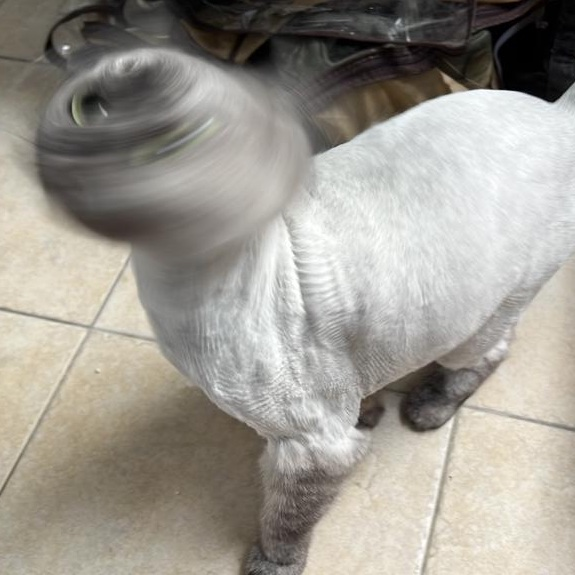
#> input picture Drillocato.jpg, 575 x 575 px
$ jupyter execute HW1.ipynb
#> lines starting #> are read from the running program, lines starting #| are printed output that depends on the picture
# HW1

By:
1. Roni Roitbord (313575599)
2. Lior Yaacov Ben Ezra (__YOUR ID__)

### 1. Quantization

[cell 1]
from PIL import Image, ImageOps
import matplotlib.pyplot as plt
import numpy as np

[cell 2]
og_image = Image.open("./Drillocato.jpg")
#> og_image is the input picture: PIL image 575x575 RGB; mean R, G, B 158.4, 154.4, 146.3
gray_image = ImageOps.grayscale(og_image)
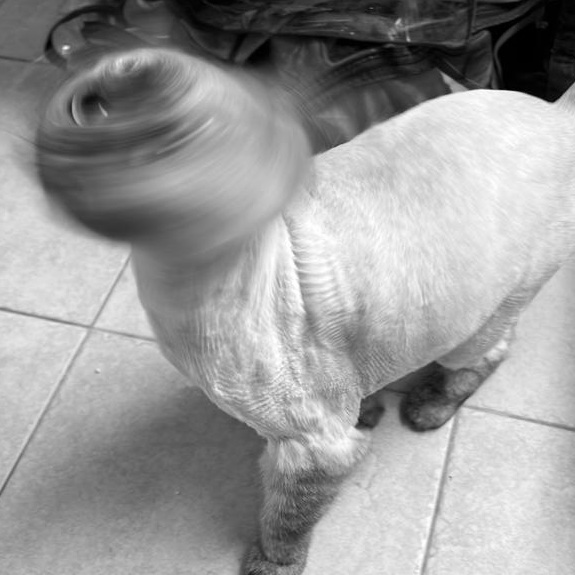
#> gray_image: PIL image 575x575 L; min 0, max 255, mean 154.7
gray_image = gray_image.resize((300,300))
#> gray_image: PIL image 300x300 L
gray_image_arr = np.reshape(gray_image, gray_image.size[0] * gray_image.size[1])
display(gray_image)

### 1:
We would like to estimate the probability density function (pdf) of the gray levels
in the image using the image histogram. If the histogram seems too uniform, please
pick another image with a non-uniform distribution.

[cell 3]
def calc_greyscale_hist(image):
    plt.plot(1,2)
    hist,bin = np.histogram(image,256,[0,255])
#> hist = 256 values, max 1056 at index 215, min 9 at index 255, mean 351.6; bin = 257 values from 0 to 255
    plt.xlim([0,255])
    plt.plot(hist)
    plt.title("Image's PDF histogram")
    plt.show()
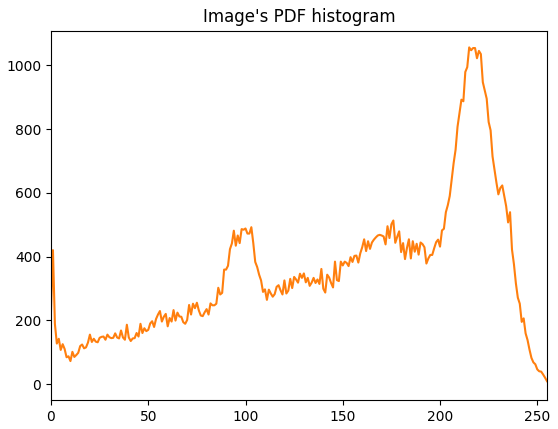
#> figure drawn by matplotlib, 1 panel; curve peaks at x = 215, y = 1056

calc_greyscale_hist(gray_image)

We can see that the histogram does not represents a uniform distribution.

### 2:
 Apply uniform quantization on the image using b bits per pixel.
    a. Show the MSE as a function of the bit-budget b for b = 1, ..., 8.
    b. Plot the decision and representation levels for representative b values.

[cell 4]
def uniform_quntizer(image_arr, bit):
    delta = (image_arr.max() - image_arr.min())/(2**bit)
    #Scaling
    unbiased_quantized_array = (np.floor((image_arr - image_arr.min())/delta)+0.5)*delta
    #biasing
    quantized_array = unbiased_quantized_array + image_arr.min()
    return quantized_array

#Calculte the MSE
def mse_on_grayscale(mse_array):
    bits = range(0,8)
    for i in bits:
        mse_array.append(np.mean((gray_image_arr - uniform_quntizer(gray_image_arr, i+1))**2))
#> this loop made 8 passes
#> delta in uniform_quntizer on passes 1 to 8: 127.5, 63.75, 31.88, 15.94, 7.97, 3.98, 1.99, 0.996
#> after the loop, mse_array = [1136.6, 276.3, 88.64, 21.33, 5.33, 1.32, 0.323, 0.0746]
    plt.plot(bits, mse_array)
    plt.title("MSE as a function of the bit-budget b")
    plt.xlabel("b")
    plt.ylabel("MSE")

[cell 5]
# [4 lines of commented-out code are left out]
mse_arr = []
mse_on_grayscale(mse_arr)
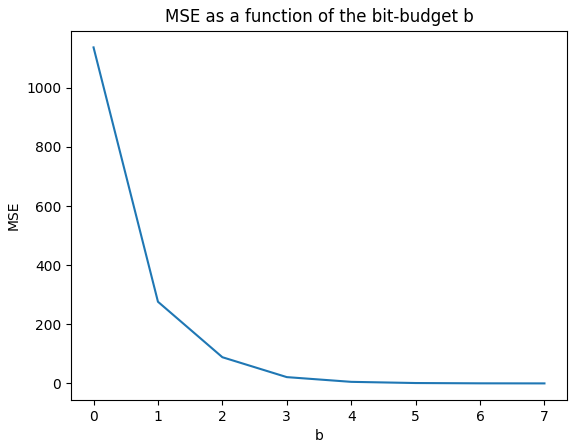
#> figure drawn by matplotlib, 1 panel

[cell 6]
def get_levels(image_array, bit) :
    power_of_b = 2**bit
    decisions, representations = [],[]
    delta = (image_array.max() - image_array.min())/(power_of_b)
    for i in range(power_of_b+1) :
        decisions.append(image_array.min() + delta*i)
        if i != power_of_b-1:
            representations.append(image_array.min() + delta*(i+0.5))
    return decisions, representations

[cell 7]
fig, axs = plt.subplots(8,2, figsize=(15, 65))
fig.subplots_adjust(hspace=0.2)
#fig.suptitle(title, fontsize=16, y=1.05)
axs = np.ravel(axs)

for i in range(8) :
    decisions, representations = get_levels(gray_image_arr, i+1)

    axs[2*i].plot(decisions, "o")
    axs[2*i].set_title(f"{i+1}-bit decision levels")
    axs[2*i].set_xlabel("index")
    axs[2*i].set_ylabel("values")

    axs[2*i+1].plot(representations, "o")
    axs[2*i+1].set_title(f"{i+1}-bit representation levels")
    axs[2*i+1].set_xlabel("index")
    axs[2*i+1].set_ylabel("values")
#> this loop made 8 passes
#> (delta in get_levels, decisions, representations) on passes 1 to 3: (127.5, [0, 127.5, 255], [63.75, 318.8]), (63.75, [0, 63.75, 127.5, 191.2, 255], [31.88, 95.62, 159.4, 286.9]), (31.88, [0, 31.88, 63.75, 95.62, 127.5, 159.4, 191.2, 223.1, 255], [15.94, 47.81, 79.69, 111.6, 143.4, 175.3, 207.2, 270.9])
plt.show()
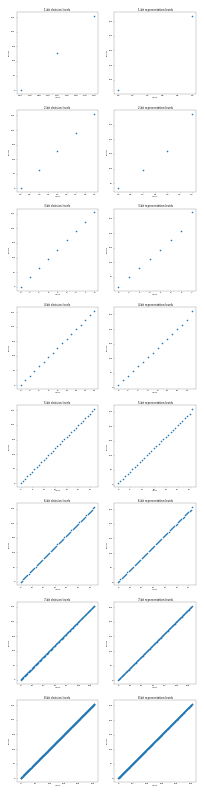
#> figure drawn by matplotlib, 16 panels; panel 7: curve peaks at x = 16, y = 255; panel 8: curve peaks at x = 15, y = 263; panel 9: curve peaks at x = 32, y = 255; panel 10: curve peaks at x = 31, y = 259

### 3:

Implement the Max-Lloyd algorithm. This should be a function taking as input
a histogram pdf, a vector of initial decision levels, and a small value ε > 0 for
convergence tolerance. The function should return the converged decision levels and
the converged representation levels. In order to handle numerical approximations,
we use ε as a stopping condition: when the MSE improves by less than ε we stop the
algorithm.

[cell 8]
def calculate_decision(representations, decisions):
    for i in range(len(decisions) - 2):
        decisions[i+1] = (representations[i] + representations[i+1]) / 2
    return decisions

def calculate_representation(hist, decisions):
    num_decisions = len(decisions)
    x_px = np.array([x * hist[x] for x in range(hist.size)])
    representations = np.zeros(num_decisions - 1)
    for i in range(num_decisions-1):
        low_bound = np.ceil(decisions[i])
        high_bound = np.ceil(decisions[i + 1])
        hist_sum = np.sum(hist[int(low_bound):int(high_bound)])
        x_px_sum = np.sum(x_px[int(low_bound):int(high_bound)])
        if hist_sum == 0 or x_px_sum == 0:
            representations[i] = (decisions[i] + decisions[i + 1]) / 2
        else:
            representations[i] = x_px_sum / hist_sum
    return representations

def calculate_mse(hist, representation_levels, num_samples):
    squared_diff = np.square(representation_levels[:, np.newaxis] - np.arange(hist.size))
    weighted_squared_diff = hist * np.min(squared_diff, axis=0)
    mse = np.sum(weighted_squared_diff) / num_samples
    return mse

def maxloyd(hist, decision_levels, epsilon):
    num_samples = np.sum(hist)
    representations = calculate_representation(hist, decision_levels)
    old_mse = calculate_mse(hist, representations, num_samples)
    new_decisions = np.copy(decision_levels)
    while True:
        new_decisions = calculate_decision(representations, new_decisions)
        representations = calculate_representation(hist, new_decisions)
        mse = calculate_mse(hist, representations, num_samples)
        if np.abs(mse - old_mse) < epsilon:
            return new_decisions, representation, mse
        old_mse = mse

4. Apply the Max-Lloyd quantizer starting with uniform quantization.

a. Show the MSE as a function of the bit-budget b for b = 1, ..., 8.
b. Plot the decision and representation levels for representative b values.
c. Compare the results to those of the uniform quantizer. Explain the differences.

[cell 9]
mse_arr_maxloyd = np.zeros(8)
#> mse_arr_maxloyd = [0, 0, 0, 0, 0, 0, 0, 0]
hist = np.histogram(gray_image_arr, bins=range(257))
for i in range(8) :
    decision, representation = get_levels(gray_image_arr,i+1)
    decision, representation, mse = maxloyd(hist[0], decision, 0.1)
    mse_arr_maxloyd[i] = mse
#> this loop made 8 passes
#> (delta in get_levels, mse) on passes 5 to 8: (7.97, 5.17), (3.98, 1.25), (1.99, 0.249), (0.996, 0.000371)
#> (delta in get_levels, decision, mse) on passes 1 to 3: (127.5, [0, 141.5, 255], 1030.9), (63.75, [0, 69.15, 131.9, 189.8, 255], 256.9), (31.88, [0, 33.88, 68.34, 97.99, 127.6, 160, 192.3, 219.2, 255], 75.64)
#> after the loop, mse_arr_maxloyd = [1030.9, 256.9, 75.64, 19.52, 5.17, 1.25, 0.249, 0.000371]

plt.plot(range(1,9), mse_arr_maxloyd)
plt.title("MSE as a function of the bit-budget b")
plt.xlabel("b")
plt.ylabel("MSE")
plt.show()

[cell 10]
fig, axs = plt.subplots(8,2, figsize=(15, 65))
fig.subplots_adjust(hspace=0.2)
axs = np.ravel(axs)

for i in range(8) :
    decision, representation = get_levels(gray_image_arr,i+1)
    decision, representation, mse = maxloyd(hist[0], decision, 0.1)

    axs[2*i].plot(decision, "o")
    axs[2*i].set_title(f"{i+1}-bit decision levels")
    axs[2*i].set_xlabel("index")
    axs[2*i].set_ylabel("values")

    axs[2*i+1].plot(representation, "o")
    axs[2*i+1].set_title(f"{i+1}-bit representation levels")
    axs[2*i+1].set_xlabel("index")
    axs[2*i+1].set_ylabel("values")
plt.show()
#> figure, not shown here; panel 7: curve peaks at x = 16, y = 255; panel 8: curve peaks at x = 15, y = 263; panel 9: curve peaks at x = 32, y = 255; panel 10: curve peaks at x = 31, y = 259

[cell 11]
ml_plt, = plt.plot(range(1,9), mse_arr_maxloyd, label = 'Maxloyd')
uni_plt, = plt.plot(range(1,9), mse_arr, label = 'Uniform')
plt.title("MSE functions of the bit-budget b")
plt.xlabel("b")
plt.ylabel("MSE")
plt.legend(handles = [ml_plt, uni_plt])
plt.show()
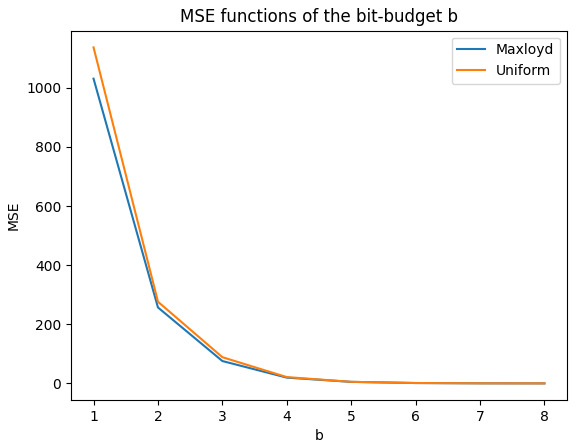
#> figure drawn by matplotlib, 1 panel
